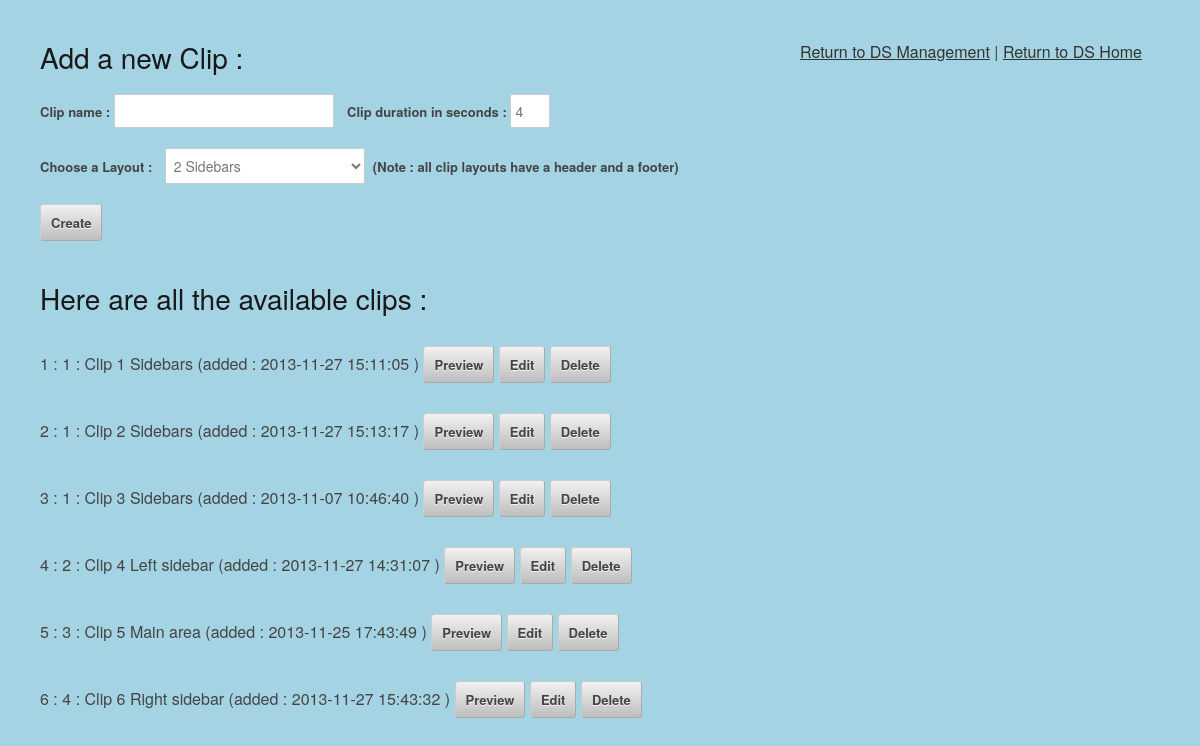
The app's page /admin/clips/index.php with its own data.
### tables this page shows
CREATE TABLE IF NOT EXISTS `clip` (
  `id` int(11) NOT NULL AUTO_INCREMENT,
  `clipname` text NOT NULL,
  `clipdate` timestamp NOT NULL DEFAULT CURRENT_TIMESTAMP ON UPDATE CURRENT_TIMESTAMP,
  `clipbackgroundcolor` text NOT NULL,
  `clipDurationInSeconds` int(11) NOT NULL DEFAULT '4',
  `clipOrderNumber` int(11) NOT NULL DEFAULT '1',
  `nextClipId` int(11) NOT NULL DEFAULT '0',
  `isLoop` tinyint(1) NOT NULL DEFAULT '1',
  `updated` tinyint(1) NOT NULL DEFAULT '0',
  `cliplayoutid` int(11) NOT NULL,
  PRIMARY KEY (`id`),
  KEY `cliplayoutid` (`cliplayoutid`)
);

### admin/clips/index.php (called while the page is built, shortened)
<?php
include_once '../../includes/listclipsections-function.inc.php';
include '../../includes/db.inc.php';
try {
    $result = $pdo->query('SELECT id, cliplayoutname FROM cliplayout');
} catch (PDOException $error) {
    $error = 'Error fetching clip layouts from database!';
    include '../../includes/error.html.php';
    exit();
}
foreach ($result as $row) {
    $cliplayouts[] = array(
        'id' => $row['id'],
        'cliplayoutname' => $row['cliplayoutname']
    );
}
try {
    $result = $pdo->query('SELECT clip.*,
                           sequenceclip.sequenceid, sequenceclip.singleClipSequence,
                           sequenceclip.inSequenceNextClipId
                           FROM clip
                           JOIN sequenceclip ON clip.id = sequenceclip.inSequenceClipId
                           WHERE sequenceclip.singleClipSequence = 1
                           GROUP BY clip.id');
} catch (PDOException $error) {
    $error = $error->getMessage();
    include '../../includes/error.html.php';
    exit();
}
while ($row = $result->fetch()) {
    $clips[] = array(
        'id' => $row['id'],
        'clipname' => $row['clipname'],
        'clipdate' => $row['clipdate'],
        'cliplayout_id' => $row['cliplayoutid'],
        'nextClipId' => $row['inSequenceNextClipId'],
        'sequence_id' => $row['sequenceid'],
        'singleClip' => $row['singleClipSequence']
    );
}
include 'cliplist.html.php';
exit();
?>

### admin/clips/cliplist.html.php (the view, shortened to what this page needs)
<?php include '../../includes/helpers.inc.php'; ?>
<!DOCTYPE html>
<html>
    <head>
        <link rel="stylesheet" href="../../css/base.css">
    </head>
    <body style="padding: 40px;">
        <div style="position: absolute; left: 800px; top: 40px;" >
            <a href="../../admin/">Return to DS Management</a>
            |
            <a href="../../">Return to DS Home</a>
        </div>
        <h3>Add a new Clip :</h3>
        <p>
        <form action="" method="post">
            <label for="clipname">Clip name : </label>
            <input type="text" id="clipname" name="clipname"/>
            <label for="clipDuration">Clip duration in seconds : </label>
            <input type="text" id="clipDuration" name="clipDuration" value="4"
                   style="width: 30px;"/>
            <div>
                <label for="cliplayout">Choose a Layout : </label>
                <select name="cliplayout" id="cliplayout" style="width: 200px;">
                    <?php foreach ($cliplayouts as $cliplayout): ?>
                        <option value="<?php htmlout($cliplayout['id']); ?>">
                            <?php htmlout($cliplayout['cliplayoutname']); ?></option>
                    <?php endforeach; ?>
                </select>
                <label for="cliplayout"> &nbsp;(Note : all clip layouts have a header and a footer)</label>
            </div>
            <input type="submit" name="action" value="Create" />
        </form>
    </p>
    <h3>Here are all the available clips :</h3>
    <br>
    <ul>
        <?php foreach ($clips as $clip): ?>
            <li>
                <form action="" method="post">
                    <?php echo $clip['id']; ?> :
                    <?php htmlout($clip['cliplayout_id']) ?> :
                    <?php echo htmlout($clip['clipname'], ENT_QUOTES, 'UTF-8'); ?>
                    (added : <?php echo htmlout($clip['clipdate'], ENT_QUOTES, 'UTF-8'); ?> )
                    <input type="submit" name="action" value="Preview">
                    <input type="submit" name="action" value="Edit">
                    <input type="submit" name="action" value="Delete">
                </form>
            </li>
        <?php endforeach; ?>
    </ul>
</body>
</html>

### includes/helpers.inc.php
<?php
function html($text) {
    return htmlspecialchars($text, ENT_QUOTES, 'UTF-8');
}
function htmlout($text) {
    echo html($text);
}
?>

### css/base.css (style rules this page uses)
html, body, div, span, applet, object, iframe, h1, h2, h3, h4, h5, h6, p, blockquote, pre, a, abbr, acronym, address, big, cite, code, del, dfn, em, img, ins, kbd, q, s, samp, small, strike, strong, sub, sup, tt, var, b, u, i, center, dl, dt, dd, ol, ul, li, fieldset, form, label, legend, table, caption, tbody, tfoot, thead, tr, th, td, article, aside, canvas, details, embed, figure, figcaption, footer, header, hgroup, menu, nav, output, ruby, section, summary, time, mark, audio, video { margin: 0; padding: 0; border: 0; font-size: inherit; font: inherit; vertical-align: baseline; }
body { line-height: 1; }
ol, ul { list-style: none; }
body { background: #A4D4E3; font: 16px "HelveticaNeue", "Helvetica Neue", Helvetica, Arial, sans-serif; color: #444; -webkit-font-smoothing: antialiased; -webkit-text-size-adjust: 100%; }
h1, h2, h3, h4, h5, h6 { color: #181818; font-family: "HelveticaNeue", "Helvetica Neue", Helvetica, Arial, sans-serif; font-weight: normal; }
h3 { font-size: 28px; line-height: 34px; margin-bottom: 8px; }
p { margin: 0 0 20px 0; }
a, a:visited { color: #333; text-decoration: underline; outline: 0; }
ul, ol { margin-bottom: 20px; }
ul { list-style: none outside; }
li { line-height: 18px; margin-bottom: 10px; }
.button, button, input[type="submit"], input[type="reset"], input[type="button"] { background: #eee; background: #eee -moz-linear-gradient(top, rgba(255,255,255,.2) 0%, rgba(0,0,0,.2) 100%); background: #eee -webkit-gradient(linear, left top, left bottom, color-stop(0%,rgba(255,255,255,.2)), color-stop(100%,rgba(0,0,0,.2))); background: #eee -webkit-linear-gradient(top, rgba(255,255,255,.2) 0%,rgba(0,0,0,.2) 100%); background: #eee -o-linear-gradient(top, rgba(255,255,255,.2) 0%,rgba(0,0,0,.2) 100%); background: #eee -ms-linear-gradient(top, rgba(255,255,255,.2) 0%,rgba(0,0,0,.2) 100%); background: #eee linear-gradient(top, rgba(255,255,255,.2) 0%,rgba(0,0,0,.2) 100%); border: 1px solid #aaa; border-top: 1px solid #ccc; border-left: 1px solid #ccc; -moz-border-radius: 3px; -webkit-border-radius: 3px; border-radius: 3px; color: #444; display: inline-block; font-size: 13px; font-weight: bold; text-decoration: none; text-shadow: 0 1px rgba(255, 255, 255, .75); cursor: pointer; margin-bottom: 20px; line-height: normal; padding: 8px 10px; font-family: "HelveticaNeue", "Helvetica Neue", Helvetica, Arial, sans-serif; }
form { margin-bottom: 10px; }
input[type="text"], input[type="password"], input[type="email"], textarea, select { border: 1px solid #ccc; padding: 6px 4px; outline: none; -moz-border-radius: 2px; -webkit-border-radius: 2px; border-radius: 2px; font: 14px "HelveticaNeue", "Helvetica Neue", Helvetica, Arial, sans-serif; color: #777; margin: 0; width: 210px; max-width: 100%; display: inline; margin-bottom: 20px; background: #fff; }
select { padding: 10; }
label, legend { display: inline; font-weight: bold; font-size: 13px; }
select { width: 220px; }

### records on screen
clip: id "1", cliplayoutid "1 Clip 1 Sidebars 2013-11-27 15:11:05"
clip: id "2", cliplayoutid "1 Clip 2 Sidebars 2013-11-27 15:13:17"
clip: id "3", cliplayoutid "1 Clip 3 Sidebars 2013-11-07 10:46:40"
clip: id "4", cliplayoutid "2 Clip 4 Left sidebar 2013-11-27 14:31:07"
clip: id "5", cliplayoutid "3 Clip 5 Main area 2013-11-25 17:43:49"
clip: id "6", cliplayoutid "4 Clip 6 Right sidebar 2013-11-27 15:43:32"

### other values on screen
form field cliplayout "2 Sidebars"
